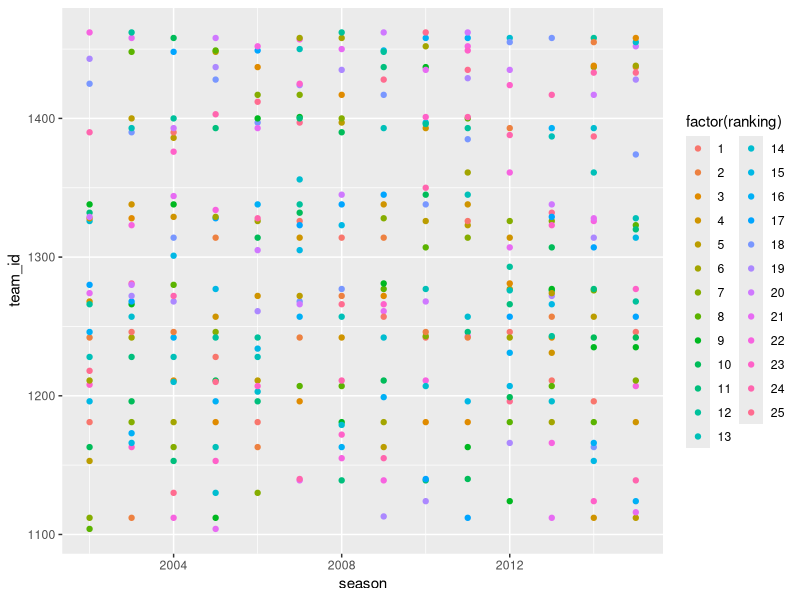
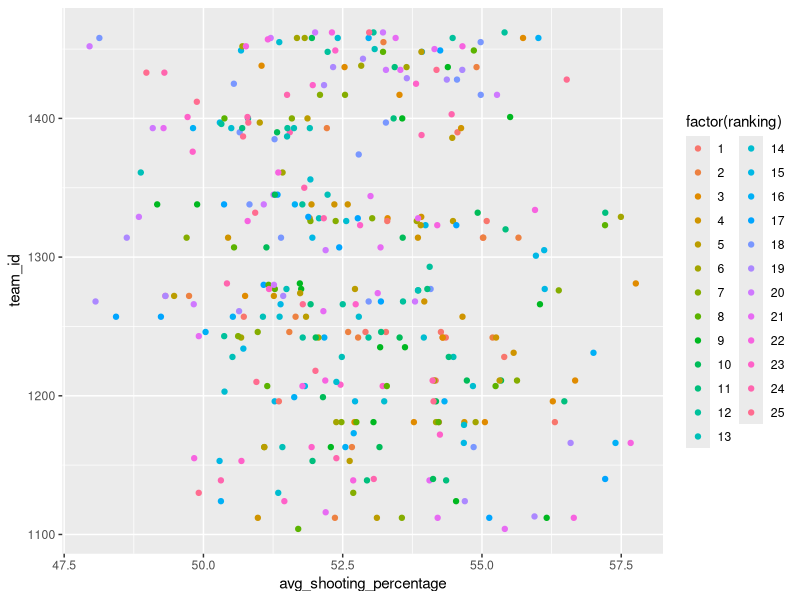

Source code (R) for these figures, in order: (Note: this script raises an error after producing the figures.)
## ---- chunk 1
knitr::opts_chunk$set(message = F, error = F, warning = F, comment = NA, cache=TRUE, fig.align = 'center', dpi = 100, tidy = F, cache.path = '.cache/', fig.path = 'fig/', echo = T)
## ---- chunk 2
library(data.table)
library(dplyr)
library(caret)
data2 <- read.csv("./March_Madness_data.csv", header = T, sep = ",")
class(data2)
data2 <- data.table(data2)

## ---- chunk 3
madness_team1 <- data2[,.(season, team1_id, team1_fg2pct, team1_fg3pct, 
                         team1_ftpct, team1_blockpct, team1_ap_final)]
madness_team2 <- data2[,.(season, team2_id, team2_fg2pct, team2_fg3pct, 
                          team2_ftpct, team2_blockpct, team2_ap_final)]
## ---- chunk 4
madness_team1$team1_ap_final <- replace(madness_team1$team1_ap_final, 
                                       is.na(madness_team1$team1_ap_final), 0)
madness_team2$team2_ap_final <- replace(madness_team2$team2_ap_final, 
                                        is.na(madness_team2$team2_ap_final), 0)
## ---- chunk 5
team1_top25 <- madness_team1 %>%
  filter(team1_ap_final >= 1)
  
team2_top25 <- madness_team2 %>%
  filter(team2_ap_final >= 1)
## ---- chunk 6
setnames(team1_top25, old = c('team1_id', 'team1_fg2pct', 'team1_fg3pct', 
                              'team1_ftpct', 'team1_blockpct', 'team1_ap_final'), 
         new = c('team_id', 'fg2pct', 'fg3pct', 
                 'ftpct', 'blockpct', 'ranking'))
setnames(team2_top25, old = c('team2_id', 'team2_fg2pct', 'team2_fg3pct', 
                              'team2_ftpct', 'team2_blockpct', 'team2_ap_final'), 
         new = c('team_id', 'fg2pct', 'fg3pct', 
                 'ftpct', 'blockpct', 'ranking'))

top25 <- rbind(team1_top25, team2_top25) 
## ---- chunk 7
annual <- top25 %>%
  group_by(season, team_id)%>%
  distinct(ranking, fg2pct, fg3pct, 
           ftpct, blockpct) %>%
  mutate(avg_shooting_percentage = (fg2pct + fg3pct + ftpct)/3)
## ---- chunk 8
library(ggplot2)
library(gridExtra)
plot1 <- ggplot(annual, aes(x = season, y = team_id))+ 
  geom_point(aes(color=factor(ranking)))
plot1
## ---- chunk 9
plot2 <- ggplot(annual, aes(x = avg_shooting_percentage, y = team_id))+ 
  geom_point(aes(color=factor(ranking)))
plot2
## ---- chunk 10
annual2 <- annual[,c('team_id', 'ranking', 'season', 
                     'avg_shooting_percentage', 'blockpct')]
annual2$season <- as.character.Date(annual2$season)
annual2$ranking <- as.factor(annual2$ranking)
annual2$team_id <- as.character(annual2$team_id)
preProcValues <- preProcess(annual2, method = c("center", "scale"))
building <- predict(preProcValues, annual2)
inTrain <- createDataPartition(y=building$ranking, p=0.7, list=FALSE)
training <- building[inTrain,]; testing <- building[-inTrain,]
## ---- chunk 11
require(randomForest);
set.seed(4400)
mod1 <- train(ranking ~.,method="rf",data=training, metric = "Accuracy",
              trControl = trainControl(method = "cv"), number=5)
mod2 <- train(ranking ~.,method="rpart",data=training)
mod3 <- train(ranking ~.,method="gbm",data=training)
## ---- chunk 12
pred1 <- predict(mod1, testing); pred2 <- predict(mod2, testing); 
pred3 <- predict(mod3, testing)

predDF <- data.frame(pred1,pred2,pred3,ranking=testing$ranking)
set.seed(23465)
combModFit <- train(ranking ~.,method="rpart",data=predDF)
combPred <- predict(combModFit,predDF)

confusionMatrix(pred1, testing$ranking)
confusionMatrix(pred2, testing$ranking)
confusionMatrix(pred3, testing$ranking)
confusionMatrix(combPred, testing$ranking)
